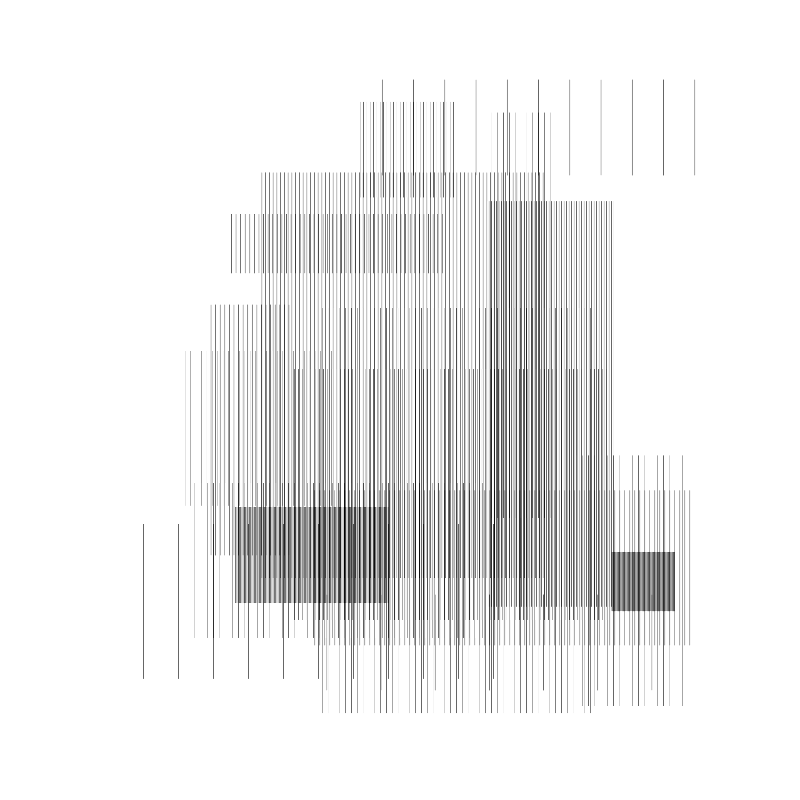
Frame 1 (no input)
Frame 2 (the mouse pressed at the canvas centre, redrawn once): identical to frame 1, image omitted

The Processing sketch that drew this single still picture (run headless with seeded random() and noise(); the mouse was pressed at the canvas centre and the sketch redrawn once):

// Processing sketch: day_2_no_palette
// ── day_2_no_palette.pde
float PHI = 1.61803399; //<>//
float i_PHI = 0.61803399;
int rseed = int(random(10000000));

PGraphics canv;
ArrayList<Strip> strips =new ArrayList<Strip>();
int[] fib_seq = {4, 7, 11, 18, 29, 47, 76, 123, 199, 322, 521, 843};
int num_strips = fib_seq[int(random(fib_seq.length))];
float matte_dim, plt_x1, plt_x2, plt_y1, plt_y2, plt_w, plt_h;
int canv_w, canv_h, window_w, window_h;
float frame_ratio = pow(i_PHI, 5);


// strips.add(s)
void settings() {
  window_w=800;
  window_h=800;
  canv_w=1920;
  canv_h=1920;
  size(window_w, window_h);
  //size(540, 960);
  //size(800, 1000);

  randomSeed(rseed);
  println(rseed);

  matte_dim = min(canv_w, canv_h)*frame_ratio;
  plt_x1 = matte_dim;
  plt_x2 = canv_w-matte_dim;
  plt_y1 = matte_dim;
  plt_y2 = canv_h-matte_dim;
  plt_w = plt_x2-plt_x1;
  plt_h = plt_y2-plt_y1; //<>//
  
}


void setup() {
  background(255);
  canv = createGraphics(canv_w, canv_h);
  //canv = createGraphics(1080,1920);
  //canv = createGraphics(1600,2000);

  //println(canv.height);
//colorMode(HSB,1.0);

  
  for (int i=0; i<num_strips; i++) {
    int cw = int(random(plt_w*i_PHI));
    //int cw = int(random(canv.width*i_PHI)+(canv.width-(canv.width*i_PHI)));
    int ch = int(plt_h*pow(i_PHI,int(random(1,6))));
    //int ch = fib_seq[int(random(fib_seq.length))]; //<>//
    int cx = int(plt_x1+random(plt_w-cw));
    int cy = int(plt_y1+random(plt_h-ch));
    //int cy = int(plt_y1+((plt_h/num_strips)*i));
    int cnm = fib_seq[int(random(fib_seq.length-5))+1];
    //float csw = pow(PHI, int(random(6)-2));
float csw = pow(i_PHI, int(random(4)-2));

    strips.add(new Strip(cw, ch, cx, cy, cnm, csw));
  }




  canv.beginDraw();
  canv.clear();
  for (Strip s : strips) {
    //s.update();
    s.render();
  }

  // draw frame
  // frame min dim
  float frame_dim_ratio = pow(i_PHI, 4);
  float frame_dim = min(width, height)*frame_dim_ratio;
  // top
  canv.noStroke();
  canv.fill(255);
  //canv.rect(0, 0, canv.width, frame_dim);
  canv.rect(0, canv.height-frame_dim, canv.width, frame_dim);
  //canv.rect(0, 0, frame_dim, canv.height);
  canv.rect(canv.width-frame_dim, 0, frame_dim, canv.height);

  canv.endDraw();

  image(canv, 0, 0, width, height);

  noLoop();
}


void draw() {
  //background(255);
  //for (Strip s : strips) {
  //s.update();
  //s.render();
  //}

  //fill(0);
  //ellipse(mouseX,mouseY,10,10);
}

void keyPressed() {
  if (key == 's' || key == 's') {
    String export_filename ="genuary2024_day2_"+rseed+".png";
    save(export_filename);
    println("saved to: "+export_filename);
  }
}

// ── Strip.pde
public class Strip {
  int w, h, x, y;
  int num_marks;
  float stroke_w;
  int stroke_clr;
  float mark_spacing;
  float mark_x_off, mark_y_off;
  float mark_x_2, mark_y_2;
  float x_shift_incr;

 
  public Strip(int _w, int _h, int _x, int _y, int _num_marks, float _stroke_w) {
    
    w=_w;
    h=_h;
    x=_x;
    y=_y;
    num_marks= _num_marks;
    stroke_w=_stroke_w;
    //stroke_clr= _stroke_clr;
    mark_spacing = w/num_marks;
    mark_x_off=0;
    mark_y_off=0;
    x_shift_incr = pow(i_PHI, int(random(4)+i_PHI));
  }
  
  void update(){
  x+=x_shift_incr;
  }

  void render() {
    //println(canv);
    //color s_clr = color(random(),1.0,1.0);
    
    canv.stroke(0,255*i_PHI);
    canv.strokeWeight(stroke_w);
    
    for (int i=0; i<num_marks; i++) {

      float mark_x = (mark_spacing/2)+x + mark_spacing*i;
      float mark_y = y;
      float mark_x_2 = mark_x+mark_x_off;
      float mark_y_2 = mark_y+h+mark_y_off;
      canv.line(mark_x, mark_y, mark_x_2, mark_y_2);
    }
  }
}
